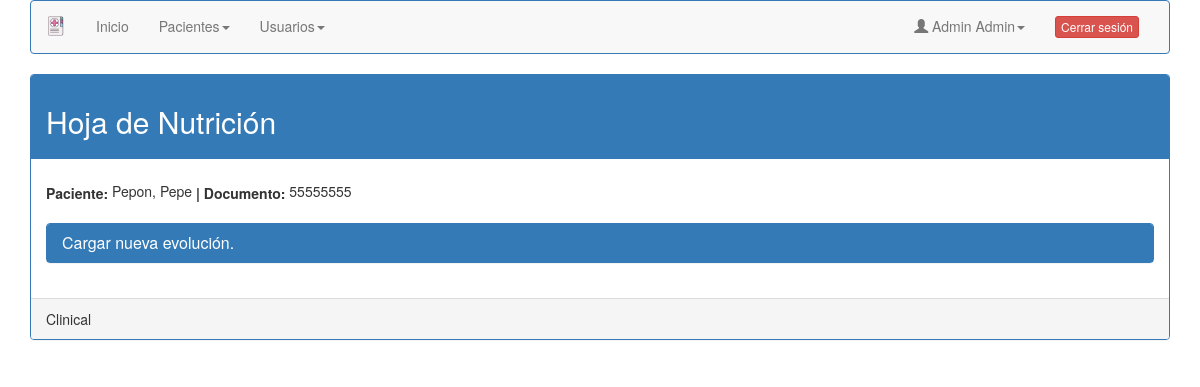
/form_muestra_datos_nutricion.php?links=1&id_paciente=2&check=1&rnd=1 (signed in), run on the app's committed database.
### tables this page shows
CREATE TABLE `mm_pacientes` (
  `id` int(11) NOT NULL,
  `tipodocumento` tinyint(10) NOT NULL,
  `documento` varchar(9) NOT NULL,
  `nombre` varchar(255) NOT NULL,
  `apellido` varchar(255) NOT NULL,
  `sexo` tinyint(4) DEFAULT NULL,
  `fechanacimiento` date DEFAULT NULL,
  `direccion` varchar(255) DEFAULT NULL,
  `provincia` varchar(255) DEFAULT NULL,
  `localidad` varchar(255) DEFAULT NULL,
  `codigopostal` varchar(10) DEFAULT NULL,
  `telefono` varchar(30) DEFAULT NULL,
  `celular` varchar(30) DEFAULT NULL,
  `email` varchar(255) DEFAULT NULL,
  `gruposanguineo` varchar(10) DEFAULT NULL,
  `obrasocial` varchar(100) DEFAULT NULL,
  `numeroafiliado` varchar(15) DEFAULT NULL,
  `comentarios` text DEFAULT NULL,
  `usuariocreacion` int(11) NOT NULL,
  `fechaalta` date DEFAULT NULL,
  `id_empresa` tinyint(255) NOT NULL,
  `responsable_nombre` varchar(255) NOT NULL,
  `responsable_doc` varchar(10) NOT NULL,
  `responsable_tel` varchar(20) NOT NULL,
  `responsable_email` varchar(50) NOT NULL,
  `responsable_dir` varchar(255) NOT NULL,
  `modificacion` date NOT NULL DEFAULT current_timestamp(),
  `fechafallecimiento` date DEFAULT NULL,
  `fechabaja` date DEFAULT NULL
);

### form_muestra_datos_nutricion.php (the view, shortened to what this page needs)
<?php
include 'conexion.php';
parse_str(decryptLink(),$query_params);extract($query_params);
	$sql = "SELECT * FROM mm_pacientes WHERE id=".$id_paciente;
	$result = $conexion->query($sql);
	$row_pacientes = $result->fetch_array(MYSQLI_ASSOC);
	$sql = "SELECT * FROM mm_historiasclinicas WHERE paciente=".$id_paciente;
if($result = $conexion->query($sql)){
if ($result->num_rows > 0){
	$i=1;
	while ($row_historia = $result->fetch_array(MYSQLI_ASSOC)){
		$i++;
	}
}else{
	echo "Sin historias asociadas.";
}
}else{
	echo $sql.' - '.$conexion->error;
}
if ($i > 0) {
?>
<!DOCTYPE html PUBLIC "-//W3C//DTD XHTML 1.0 Transitional//EN"
    "http://www.w3.org/TR/xhtml1/DTD/xhtml1-transitional.dtd">
<html lang="es-AR">
<head>
  <link rel="stylesheet" href="https://maxcdn.bootstrapcdn.com/bootstrap/3.3.7/css/bootstrap.min.css">
</head>
<body id="main_body">
  <div class="container">
  <? include 'menu.php'; ?>
	<div class="panel panel-primary" style="margin-top: 10px;">
	<div class="panel-heading ">
		<h2>Hoja de Nutrición</h2>
	</div>
	<div class="panel-body">
		<div class="form-group form-inline">
			<label class="control-label">Paciente:</label>
			<p class="form-control-static"><?= $row_pacientes['apellido'].', '.$row_pacientes['nombre']; ?></p>
			<label class="control-label">| Documento:</label>
			<p class="form-control-static"><?= $row_pacientes['documento']; ?></p>
		</div>
		<div class="panel-group d-print-none" id="accordion">
		  	<?
			if ($_SESSION['tipousuario']==2 || $_SESSION['tipousuario']==1){
			?>
		    <div class="panel panel-primary">
			<div class="panel-heading">
			  <h4 class="panel-title">
				<a data-toggle="collapse" data-parent="#accordion" href="#collapse0">
				Cargar nueva evolución.</a>
			  </h4>
			</div>
		  </div>
		<?
			}
		?>
		</div>
	</div>
	<div class="panel-footer">
      Clinical
    </div>
  </div>
  </div>
</body>
</html>
<?
}else{
	$mensajes[] = "Error al intentar cargar datos de Historias Clínicas.";
}
exit;
?>

### data on the page
mm_pacientes: apellido "Pepon", nombre "Pepe", documento "55555555"

### other printed values
$_SESSION['nombre'] "Admin Admin"
